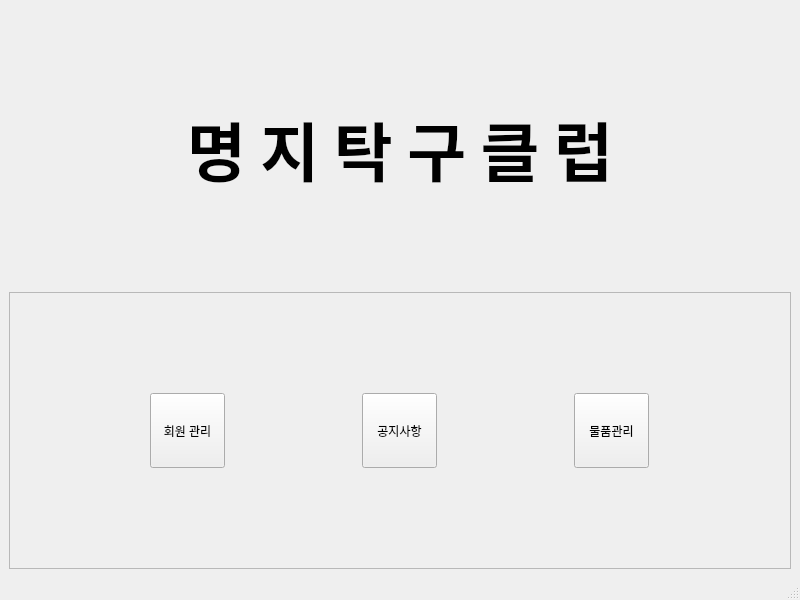
<?xml version="1.0" encoding="UTF-8"?>
<ui version="4.0">
 <class>MainWindow</class>
 <widget class="QMainWindow" name="MainWindow">
  <property name="geometry">
   <rect>
    <x>0</x>
    <y>0</y>
    <width>800</width>
    <height>600</height>
   </rect>
  </property>
  <property name="windowTitle">
   <string>MainWindow</string>
  </property>
  <property name="windowOpacity">
   <double>0.000000000000000</double>
  </property>
  <widget class="QWidget" name="centralwidget">
   <layout class="QHBoxLayout" name="horizontalLayout_2">
    <item>
     <layout class="QVBoxLayout" name="verticalLayout">
      <item>
       <widget class="QLabel" name="label">
        <property name="font">
         <font>
          <family>G마켓 산스 TTF Bold</family>
          <pointsize>48</pointsize>
          <weight>75</weight>
          <bold>true</bold>
         </font>
        </property>
        <property name="text">
         <string>명 지 탁 구 클 럽</string>
        </property>
        <property name="alignment">
         <set>Qt::AlignCenter</set>
        </property>
       </widget>
      </item>
      <item>
       <widget class="QFrame" name="frame">
        <property name="frameShape">
         <enum>QFrame::StyledPanel</enum>
        </property>
        <property name="frameShadow">
         <enum>QFrame::Raised</enum>
        </property>
        <layout class="QVBoxLayout" name="verticalLayout_3">
         <item>
          <layout class="QHBoxLayout" name="horizontalLayout">
           <item>
            <widget class="QToolButton" name="toolButton_3">
             <property name="sizePolicy">
              <sizepolicy hsizetype="Preferred" vsizetype="Preferred">
               <horstretch>0</horstretch>
               <verstretch>0</verstretch>
              </sizepolicy>
             </property>
             <property name="maximumSize">
              <size>
               <width>75</width>
               <height>75</height>
              </size>
             </property>
             <property name="text">
              <string>회원 관리</string>
             </property>
             <property name="icon">
              <iconset>
               <normaloff>img/chat.png</normaloff>img/chat.png</iconset>
             </property>
             <property name="iconSize">
              <size>
               <width>50</width>
               <height>50</height>
              </size>
             </property>
             <property name="toolButtonStyle">
              <enum>Qt::ToolButtonTextUnderIcon</enum>
             </property>
            </widget>
           </item>
           <item>
            <widget class="QToolButton" name="toolButton_4">
             <property name="sizePolicy">
              <sizepolicy hsizetype="Preferred" vsizetype="Preferred">
               <horstretch>0</horstretch>
               <verstretch>0</verstretch>
              </sizepolicy>
             </property>
             <property name="maximumSize">
              <size>
               <width>75</width>
               <height>75</height>
              </size>
             </property>
             <property name="text">
              <string>공지사항</string>
             </property>
             <property name="icon">
              <iconset>
               <normaloff>img/attachment (1).png</normaloff>img/attachment (1).png</iconset>
             </property>
             <property name="iconSize">
              <size>
               <width>50</width>
               <height>50</height>
              </size>
             </property>
             <property name="toolButtonStyle">
              <enum>Qt::ToolButtonTextUnderIcon</enum>
             </property>
            </widget>
           </item>
           <item>
            <widget class="QToolButton" name="toolButton_5">
             <property name="sizePolicy">
              <sizepolicy hsizetype="Preferred" vsizetype="Preferred">
               <horstretch>0</horstretch>
               <verstretch>0</verstretch>
              </sizepolicy>
             </property>
             <property name="maximumSize">
              <size>
               <width>75</width>
               <height>75</height>
              </size>
             </property>
             <property name="text">
              <string>물품관리</string>
             </property>
             <property name="icon">
              <iconset>
               <normaloff>img/attachment (3).png</normaloff>img/attachment (3).png</iconset>
             </property>
             <property name="iconSize">
              <size>
               <width>50</width>
               <height>50</height>
              </size>
             </property>
             <property name="autoRepeatDelay">
              <number>300</number>
             </property>
             <property name="toolButtonStyle">
              <enum>Qt::ToolButtonTextUnderIcon</enum>
             </property>
            </widget>
           </item>
          </layout>
         </item>
        </layout>
       </widget>
      </item>
     </layout>
    </item>
   </layout>
  </widget>
  <widget class="QMenuBar" name="menubar">
   <property name="geometry">
    <rect>
     <x>0</x>
     <y>0</y>
     <width>800</width>
     <height>21</height>
    </rect>
   </property>
  </widget>
  <widget class="QStatusBar" name="statusbar"/>
 </widget>
 <resources>
  <include location="../Anaconda3/Library/bin/resource.qrc"/>
 </resources>
 <connections/>
</ui>
